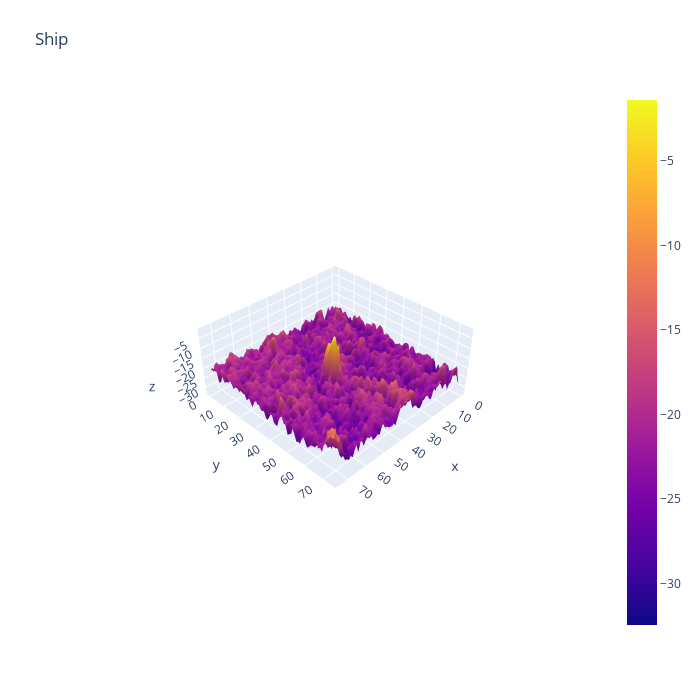

The notebook cell this image was saved under:
### Code cell
plotmy3d(X_band_1[14,:,:],'Ship')

### Figure 1 — Plotly figure (JSON) as saved in the notebook; plotly's stock layout.template omitted (floating-point values rounded to 4 significant figures; data arrays with more than 128 entries replaced by an {"elided": "..."} marker saying what was removed)
{"data": [{"type": "surface", "z": {"elided": "75x75 float values"}}], "layout": {"autosize": false, "height": 700, "margin": {"b": 65, "l": 65, "r": 50, "t": 90}, "scene": {"aspectmode": "auto", "aspectratio": {"x": 1.336, "y": 1.336, "z": 0.5606}, "camera": {"center": {"x": 0, "y": 0, "z": 0}, "eye": {"x": 2.693, "y": 2.693, "z": 2.693}, "projection": {"type": "perspective"}, "up": {"x": 0, "y": 0, "z": 1}}}, "title": {"text": "Ship"}, "width": 700}}
